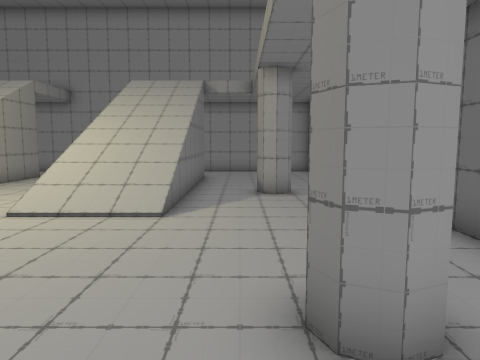
View 1 (above)

17 first-person views from a walk through a Unity game level. The camera is 1.4 m above the floor, tilts 6° down and sees 70° across. The floor is counted in squares, 1 m on a side. Each view is taken from the middle of a square. On the plan, view 1 faces up. The plan holds only what a view shows up to about 15 squares ahead; the rest is blank. The place goes on beyond the plan. The player character is not drawn. Some animated figures are left out.

View 2
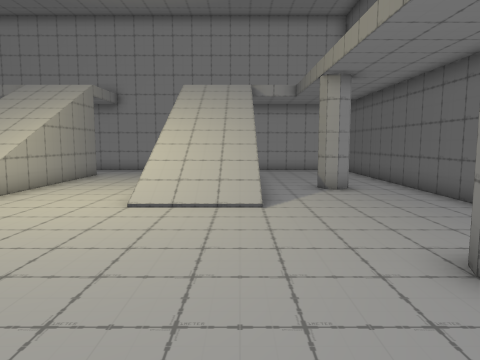

View 3
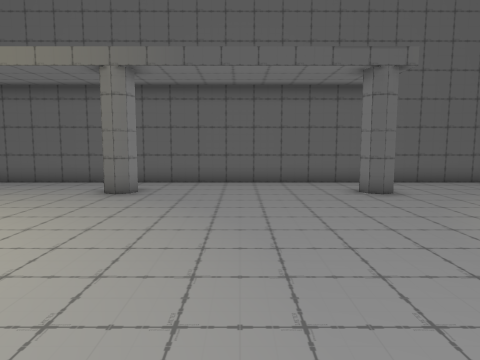

View 4
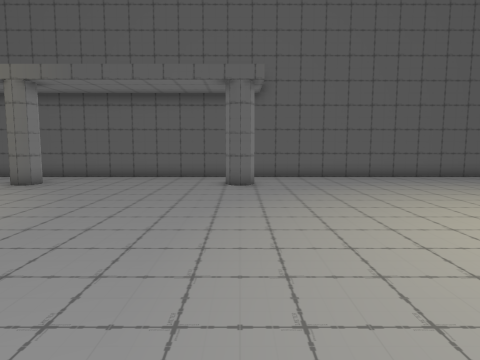

View 5
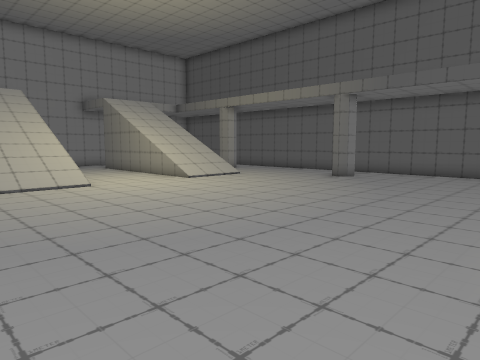

View 6
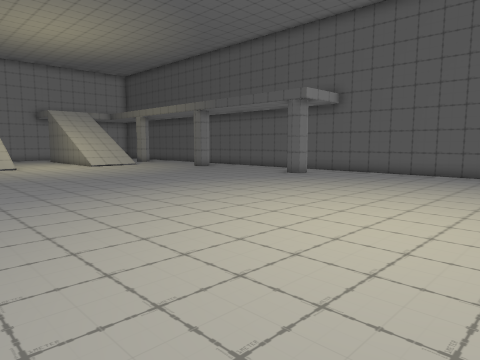

View 7
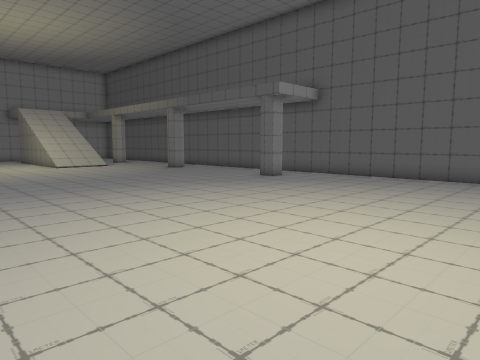

View 8
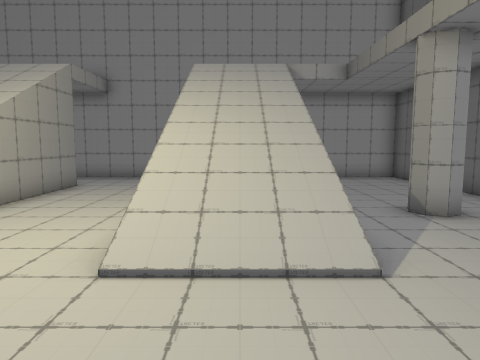

View 9
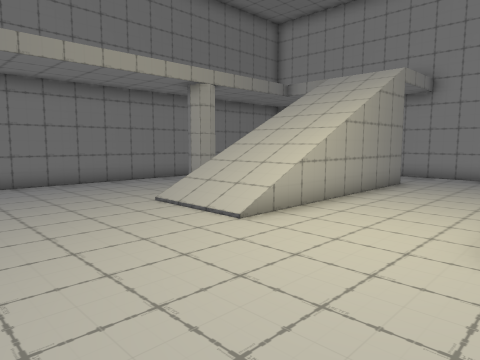

View 10
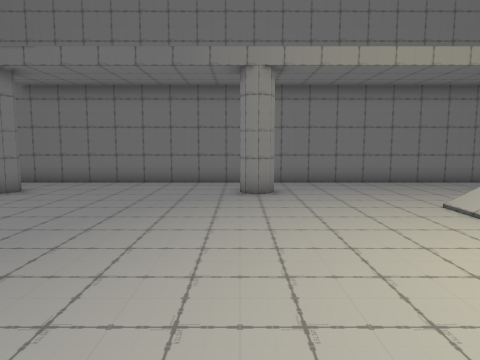

View 11
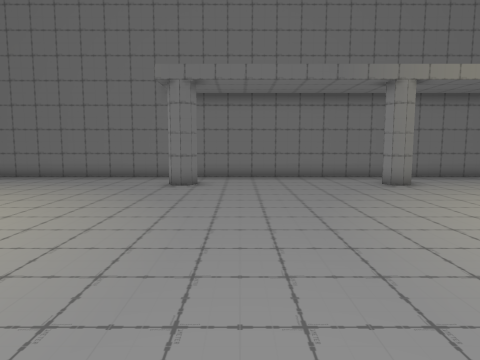

View 12
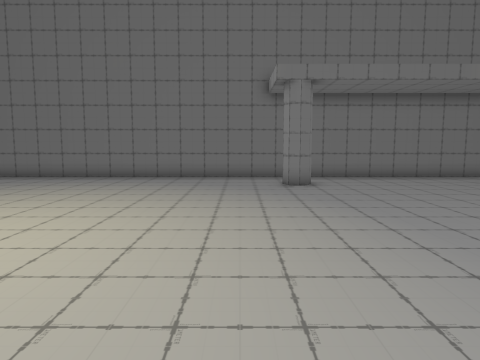

View 13
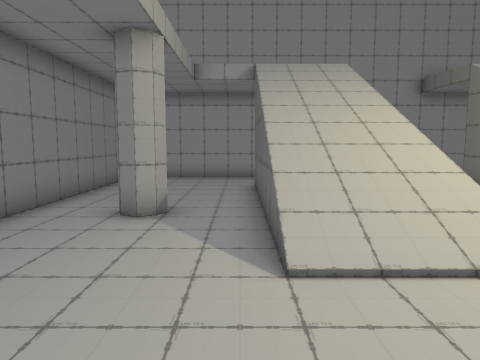

View 14
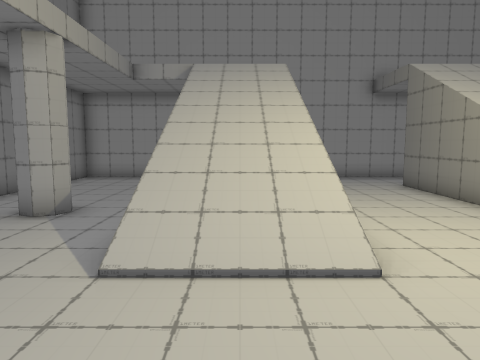

View 15
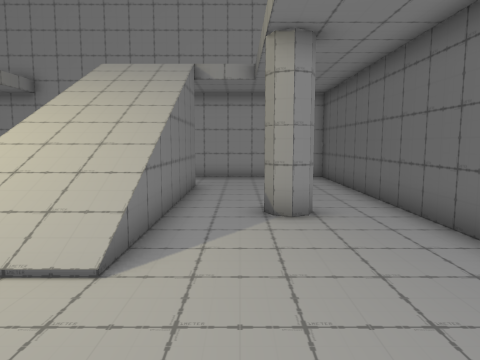

View 16
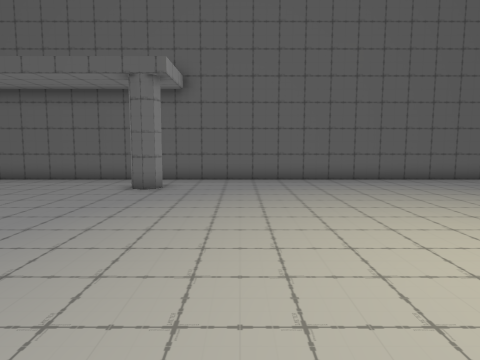

View 17
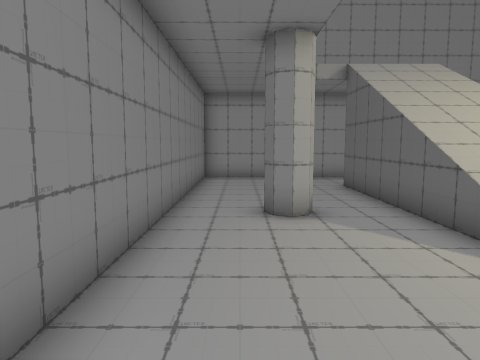

### Floor plan
Key: @ floor where view 1 was taken; # wall or solid block; . floor; / step, stairs or slope.
Columns run from 17 left of view 1 to 4 right of it. Each row starts with its distance up from view 1.
 18 ######################
 17 #....................#
 16 #...... ...... ......#
 15 #.....  ......  .....#
 14 #.....///....///.....#
 13 #.....///....///.....#
 12 #.....///....///.....#
 11 #.....///....///.....#
 10 #..#..///....///..#..#
  9 #.....///....///.....#
  8 #.....///....///.....#
  7 #.....///....///.....#
  6 #....................#
  5 #....................#
  4 #....................#
  3 #....................#
  2 #..#..............#..#
  1 #....................#
  0 #................@...#
 -1 #....................#
 -2 #....................#
 -3 #....................#
 -4 #....................#
 -5 #..#..............#..#
 -6 #....................#
 -7 #....................#
 -8 #....................#
 -9 #....................#
-10 #....................#
-11 #....................#
-12 #....................#
-13 #....................#
-14 #....................#
-15 #.... .          ....#

Where each view was taken, in squares from view 1:
view 1: 0 up, 0 right, facing up
view 2: 1 down, 2 left, facing up
view 3: 1 down, 9 left, facing right
view 4: 5 down, 11 left, facing right
view 5: 5 down, 13 left, facing up-right
view 6: 15 down, 13 left, facing up-right
view 7: 15 down, 11 left, facing up-right
view 8: 3 up, 3 left, facing up
view 9: 2 up, 4 left, facing up-left
view 10: 2 up, 4 left, facing left
view 11: 3 down, 2 left, facing left
view 12: 7 down, 2 left, facing left
view 13: 3 up, 12 left, facing up
view 14: 3 up, 10 left, facing up
view 15: 3 up, 0 right, facing up
view 16: 8 down, 10 left, facing right
view 17: 3 up, 15 left, facing up
